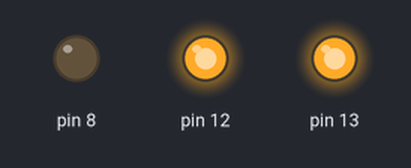
Bench run of a sketch on a simulated Arduino Uno, built with avr-gcc and run on an emulated ATmega328P. Parts: output pins drawn as LEDs (lit = HIGH).

Above: at 0.3 s.
At 0.6 s:
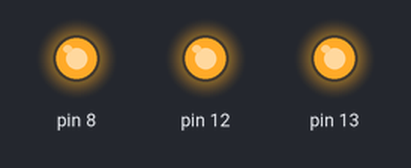
At 1.0 s:
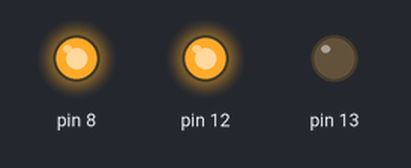
At 1.2 s:
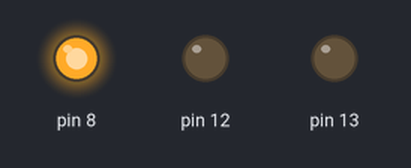
At 1.9 s:
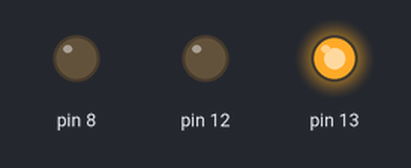
At 3.3 s:
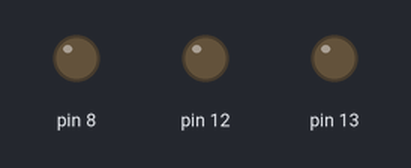
Timing chart, 0 to 4.1 s (numbered marks = the images above):
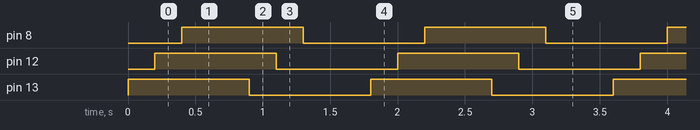

Measured:
- by itself, pin 8, pin 12, pin 13: alternates HIGH for 0.90 s and LOW for 0.90 s

The sketch:

Blinklicht.ino
```cpp
void __ardublockDigitalWrite(int pinNumber, boolean status)
{
  pinMode(pinNumber, OUTPUT);
  digitalWrite(pinNumber, status);
}


void setup()
{
}

void loop()
{
  __ardublockDigitalWrite(13, HIGH);
  delay( 200 );
  __ardublockDigitalWrite(12, HIGH);
  delay( 200 );
  __ardublockDigitalWrite(8, HIGH);
  delay( 500 );
  __ardublockDigitalWrite(13, LOW);
  delay( 200 );
  __ardublockDigitalWrite(12, LOW);
  delay( 200 );
  __ardublockDigitalWrite(8, LOW);
  delay( 500 );
}
```
